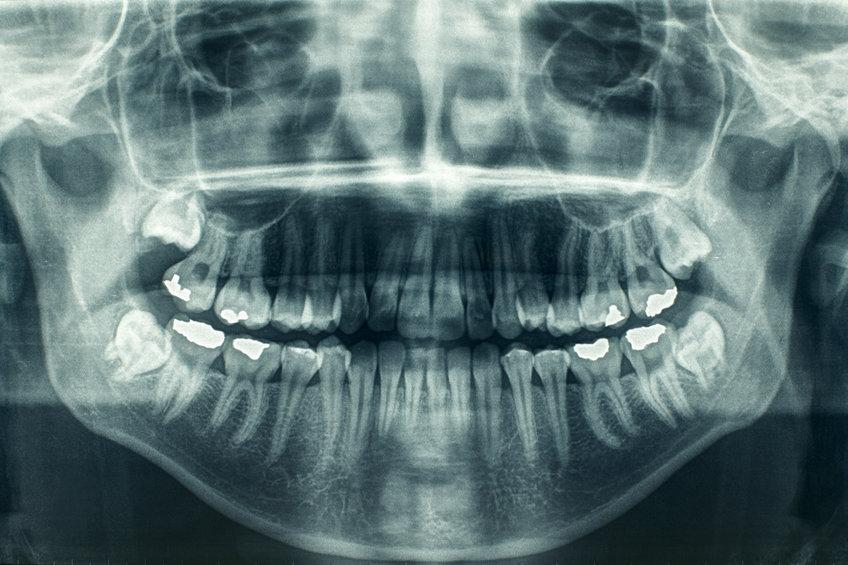
#> input picture lab8/obraz.jpg, 848 x 565 px
$ python zad_lab8.py
#> lines starting #> are read from the running program, lines starting #| are printed output that depends on the picture; long printed decimals are rounded
from PIL import Image
from PIL import ImageChops, ImageOps, ImageFilter
from PIL import ImageStat as stat
import matplotlib.pyplot as plt


def statystyki(im):
    s = stat.Stat(im)
    print("extrema: ", s.extrema)
    print("count: ", s.count)
    print("mean: ", s.mean)
    print("median: ", s.median)
    print("stddev: ", s.stddev)


im = Image.open('obraz.jpg')
#> im is the input picture: PIL image 848x565 RGB; mean R, G, B 94.4, 116.7, 118
print("Tryb obrazu: ", im.mode)
#| Tryb obrazu:  RGB
obraz = im.convert("L")
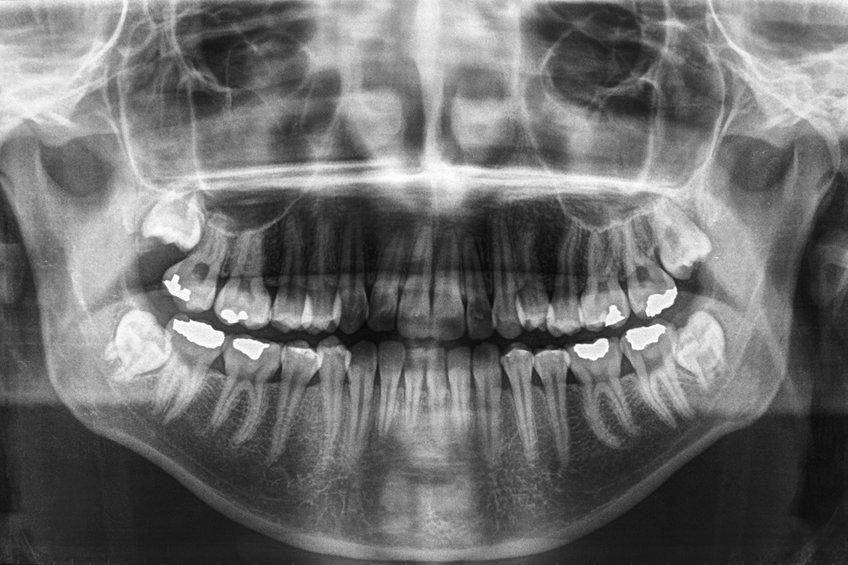
#> obraz: PIL image 848x565 L; min 7, max 255, mean 110.1
statystyki(obraz)
#| extrema:  [(7, 255)]
#| count:  [479120]
#| mean:  [110.145]
#| median:  [105]
#| stddev:  [59.620]
print(obraz.histogram())
#> (printed output is left out)

hist = obraz.histogram()
#> hist = 256 values, max 4208 at index 28, min 0 at index 0, mean 1871.6
plt.title("histogram - teeth")
plt.bar(range(256), hist[0:256], color='b', alpha=0.8)
plt.show()
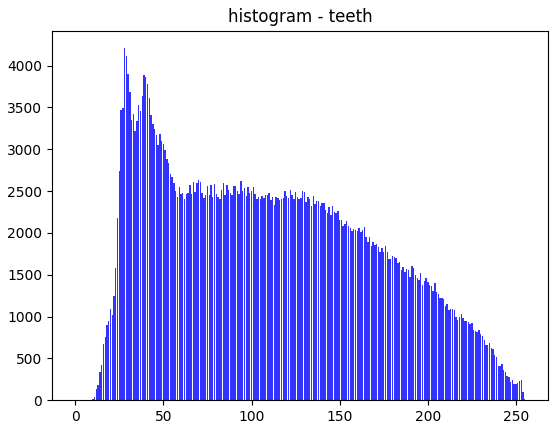
#> figure drawn by matplotlib, 1 panel; tallest bar 4208 high, from x = 27.6 to 28.4


def histogram_norm(obraz):
    w, h = obraz.size
#> w = 848; h = 565
    n = w * h
#> n = 479120
    hist = obraz.histogram()
    hist_norm = [x / n for x in hist]
#> hist_norm = 256 values, max 0.00878 at index 28, min 0 at index 0, mean 0.00391
    return hist_norm


hist1 = histogram_norm(obraz)
#> hist1 has the same summary as hist_norm in histogram_norm
plt.title("histogram - teeth")
plt.plot(range(256), hist1[0:256], color='b', alpha=0.8)
plt.show()
#> figure, not shown here; curve peaks at x = 28, y = 0.00878


def histogram_cumul(obraz):
    hist_norm = histogram_norm(obraz)
    hist_cumul = []
    suma = 0
    for i in range(0, 256, 1):
        suma += hist_norm[i]
        hist_cumul.append(suma)
#> this loop made 256 passes
#> suma on passes 1 to 3: 0, 0, 0
#> after the loop, hist_cumul = 256 values from 0 to 1; suma = 1
    return hist_cumul


hist2 = histogram_cumul(obraz)
#> hist2 = 256 values from 0 to 1
plt.title("histogram - teeth")
plt.plot(range(256), hist2[0:256], color='b', alpha=0.8)
plt.show()
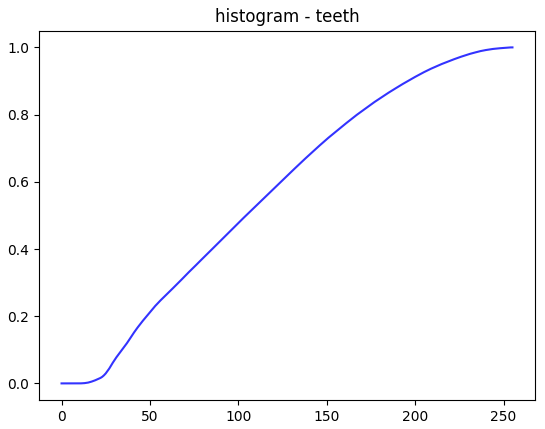
#> figure drawn by matplotlib, 1 panel; curve peaks at x = 255, y = 1


def histogram_equalization(obraz):
    obraz1 = obraz.copy()
    hist_cumul = histogram_cumul(obraz1)
#> the loop in histogram_cumul (call 2), `for i in range(0, 256, 1):` made 256 passes
#> hist_cumul = 256 values from 0 to 1
    w, h = obraz.size
#> w = 848; h = 565
    for i in range(w):
        for j in range(h):
            p = obraz1.getpixel((i, j))
            obraz1.putpixel((i, j), int(255 * hist_cumul[p]))
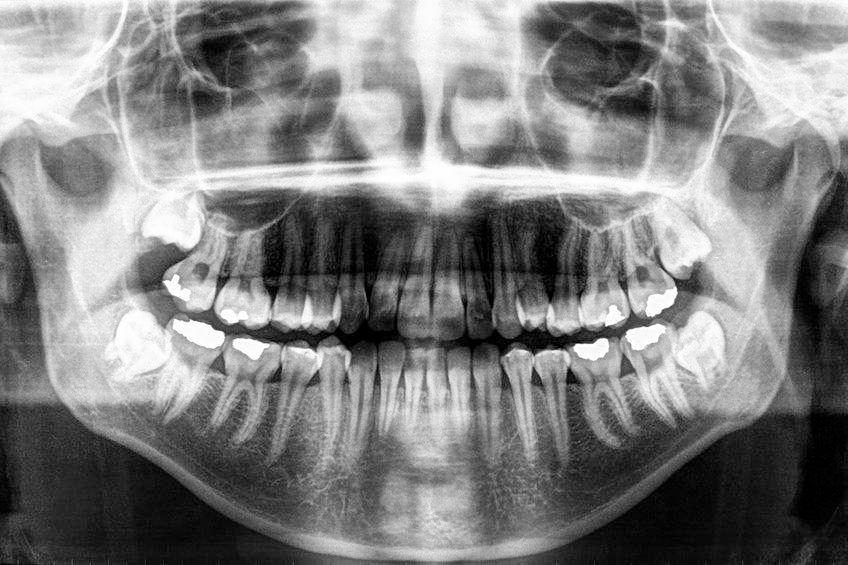
#> obraz1: PIL image 848x565 L; min 0, max 254, mean 127.6
    return obraz1


equalized = histogram_equalization(obraz)
equalized.save("equalized.png")

equalized.show()

equalized1 = ImageOps.equalize(obraz)
equalized1.save("equalized1.png")
equalized1.show()

diff = ImageChops.difference(equalized, equalized1)
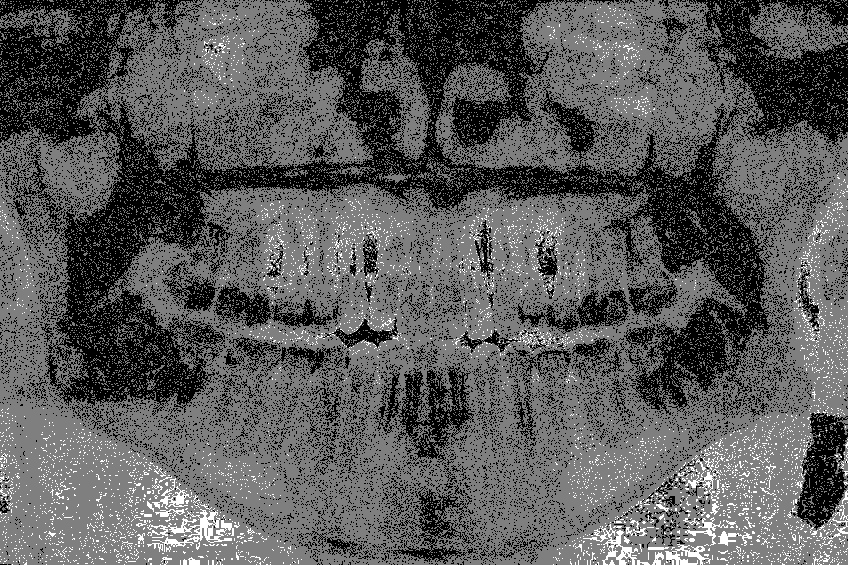
#> diff: PIL image 848x565 L; min 0, max 2, mean 0.71; drawn with min black and max white
diff.show()

hist_eq = equalized.histogram()
#> hist_eq = 256 values, max 4208 at index 13, min 0 at index 5, mean 1871.6
hist_eq1 = equalized1.histogram()
#> hist_eq1 = 256 values, max 4208 at index 11, min 0 at index 7, mean 1871.6
plt.title("histogram - porownanie")
plt.bar(range(256), hist_eq[:256], color='r', alpha=0.8)
plt.bar(range(256), hist_eq1[:256], color='g', alpha=0.8)
plt.show()
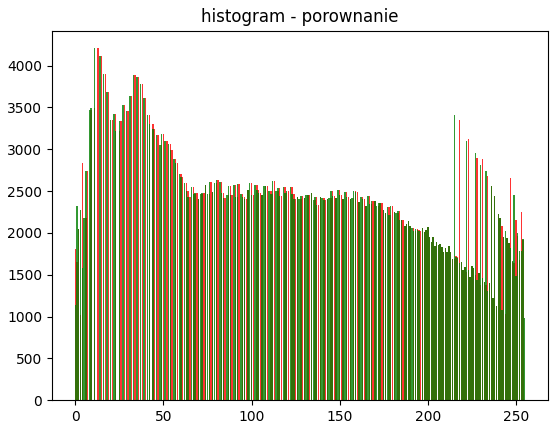
#> figure drawn by matplotlib, 1 panel; tallest bar 4208 high, from x = 12.6 to 13.4; tallest bar 4208 high, from x = 10.6 to 11.4

statystyki(equalized)
#| extrema:  [(0, 254)]
#| count:  [479120]
#| mean:  [127.615]
#| median:  [128]
#| stddev:  [73.454]
statystyki(equalized1)
#| extrema:  [(0, 255)]
#| count:  [479120]
#| mean:  [126.939]
#| median:  [127]
#| stddev:  [73.793]

detail = obraz.filter(ImageFilter.DETAIL)
sharpen = obraz.filter(ImageFilter.SHARPEN)
contour = obraz.filter(ImageFilter.CONTOUR)
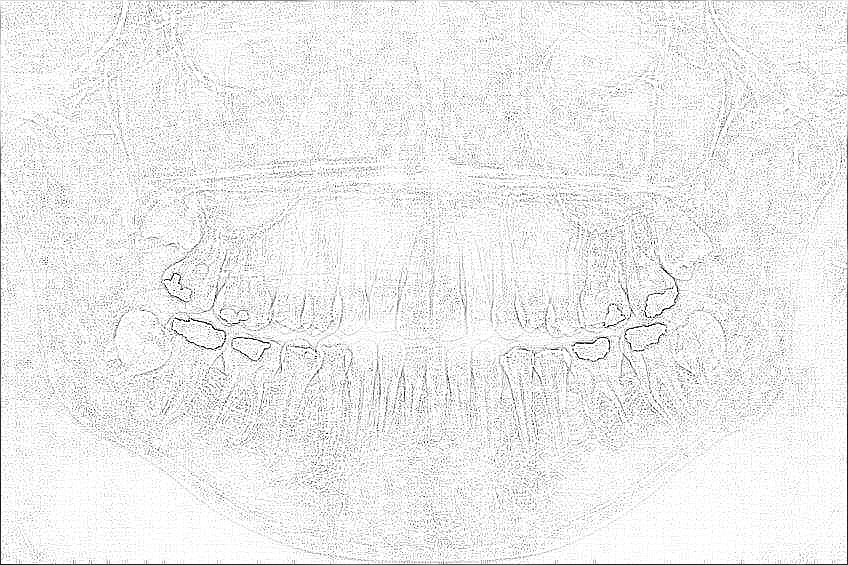
#> contour: PIL image 848x565 L; min 0, max 255, mean 237.8

plt.figure(figsize=(36, 12))
plt.subplot(1, 4, 1)
plt.title("EQUALIZE")
plt.axis('off')
plt.imshow(equalized1, "gray")
plt.subplot(1, 4, 2)
plt.title("DETAIL")
plt.axis('off')
plt.imshow(detail, "gray")
plt.subplot(1, 4, 3)
plt.title("SHARPEN")
plt.axis('off')
plt.imshow(sharpen, "gray")
plt.subplot(1, 4, 4)
plt.title("CONTOUR")
plt.axis('off')
plt.imshow(contour, "gray")
plt.savefig("filtry.png")
plt.show()
